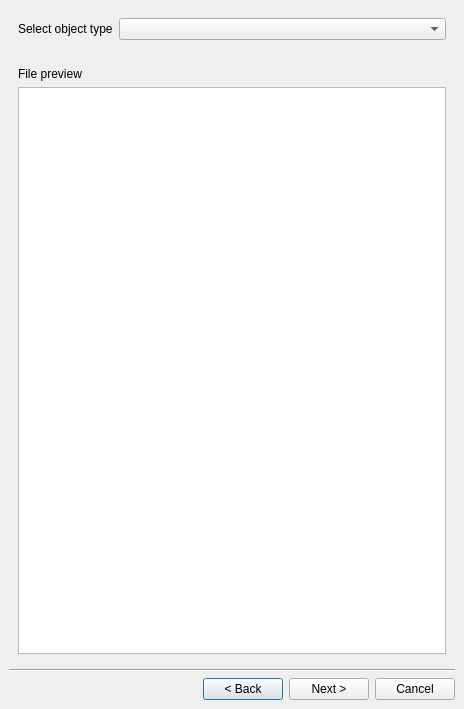
<ui version="4.0" >
 <class>ImportWizard</class>
 <widget class="QDialog" name="ImportWizard" >
  <property name="geometry" >
   <rect>
    <x>0</x>
    <y>0</y>
    <width>464</width>
    <height>709</height>
   </rect>
  </property>
  <property name="windowTitle" >
   <string>Dialog</string>
  </property>
  <layout class="QVBoxLayout" >
   <property name="margin" >
    <number>9</number>
   </property>
   <property name="spacing" >
    <number>6</number>
   </property>
   <item>
    <widget class="QStackedWidget" name="stackedWidget" >
     <property name="currentIndex" >
      <number>0</number>
     </property>
     <widget class="QWidget" name="page" >
      <layout class="QVBoxLayout" >
       <property name="margin" >
        <number>9</number>
       </property>
       <property name="spacing" >
        <number>6</number>
       </property>
       <item>
        <layout class="QVBoxLayout" >
         <property name="margin" >
          <number>0</number>
         </property>
         <property name="spacing" >
          <number>6</number>
         </property>
         <item>
          <layout class="QHBoxLayout" >
           <property name="margin" >
            <number>0</number>
           </property>
           <property name="spacing" >
            <number>6</number>
           </property>
           <item>
            <widget class="QLabel" name="TextLabel1" >
             <property name="sizePolicy" >
              <sizepolicy>
               <hsizetype>0</hsizetype>
               <vsizetype>5</vsizetype>
               <horstretch>0</horstretch>
               <verstretch>0</verstretch>
              </sizepolicy>
             </property>
             <property name="text" >
              <string>Select object type</string>
             </property>
             <property name="wordWrap" >
              <bool>false</bool>
             </property>
            </widget>
           </item>
           <item>
            <widget class="QComboBox" name="ObjectType" />
           </item>
          </layout>
         </item>
         <item>
          <spacer>
           <property name="orientation" >
            <enum>Qt::Vertical</enum>
           </property>
           <property name="sizeType" >
            <enum>QSizePolicy::Fixed</enum>
           </property>
           <property name="sizeHint" >
            <size>
             <width>20</width>
             <height>21</height>
            </size>
           </property>
          </spacer>
         </item>
         <item>
          <widget class="QLabel" name="TextLabel2" >
           <property name="text" >
            <string>File preview</string>
           </property>
           <property name="wordWrap" >
            <bool>false</bool>
           </property>
          </widget>
         </item>
         <item>
          <widget class="QTextEdit" name="text_preview_" >
           <property name="undoRedoEnabled" >
            <bool>false</bool>
           </property>
           <property name="readOnly" >
            <bool>true</bool>
           </property>
          </widget>
         </item>
        </layout>
       </item>
      </layout>
     </widget>
    </widget>
   </item>
   <item>
    <widget class="Line" name="line" >
     <property name="orientation" >
      <enum>Qt::Horizontal</enum>
     </property>
    </widget>
   </item>
   <item>
    <layout class="QHBoxLayout" >
     <property name="margin" >
      <number>0</number>
     </property>
     <property name="spacing" >
      <number>6</number>
     </property>
     <item>
      <spacer>
       <property name="orientation" >
        <enum>Qt::Horizontal</enum>
       </property>
       <property name="sizeHint" >
        <size>
         <width>40</width>
         <height>20</height>
        </size>
       </property>
      </spacer>
     </item>
     <item>
      <widget class="QPushButton" name="_back" >
       <property name="text" >
        <string>&lt; Back</string>
       </property>
      </widget>
     </item>
     <item>
      <widget class="QPushButton" name="_next" >
       <property name="text" >
        <string>Next ></string>
       </property>
      </widget>
     </item>
     <item>
      <widget class="QPushButton" name="_cancel" >
       <property name="text" >
        <string>Cancel</string>
       </property>
      </widget>
     </item>
    </layout>
   </item>
  </layout>
 </widget>
 <resources/>
 <connections/>
</ui>
